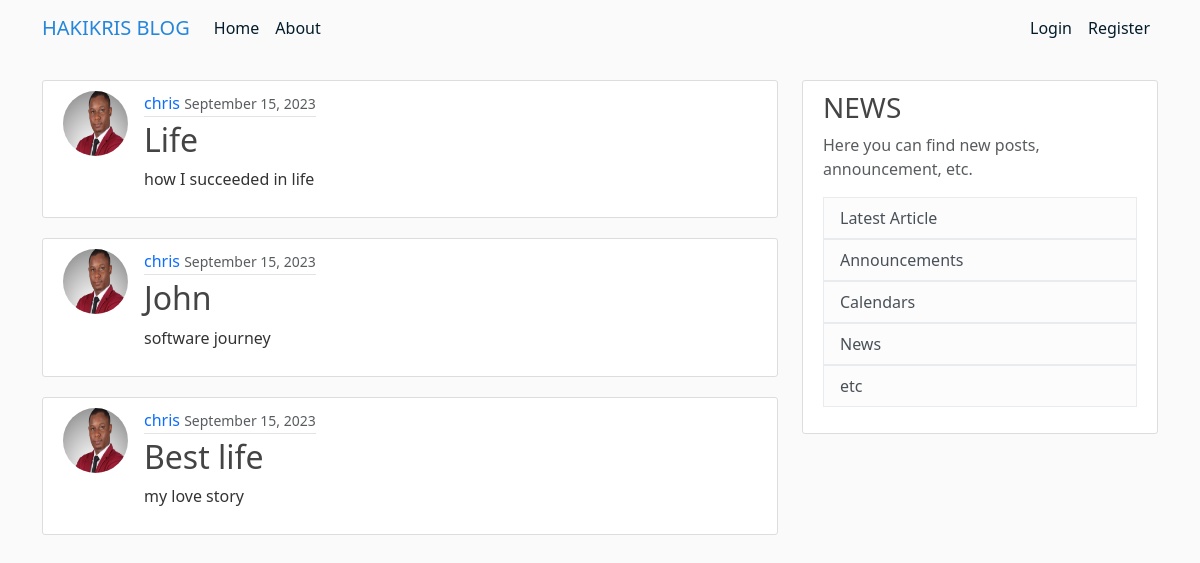
/, run on an earlier commit of the app's database.
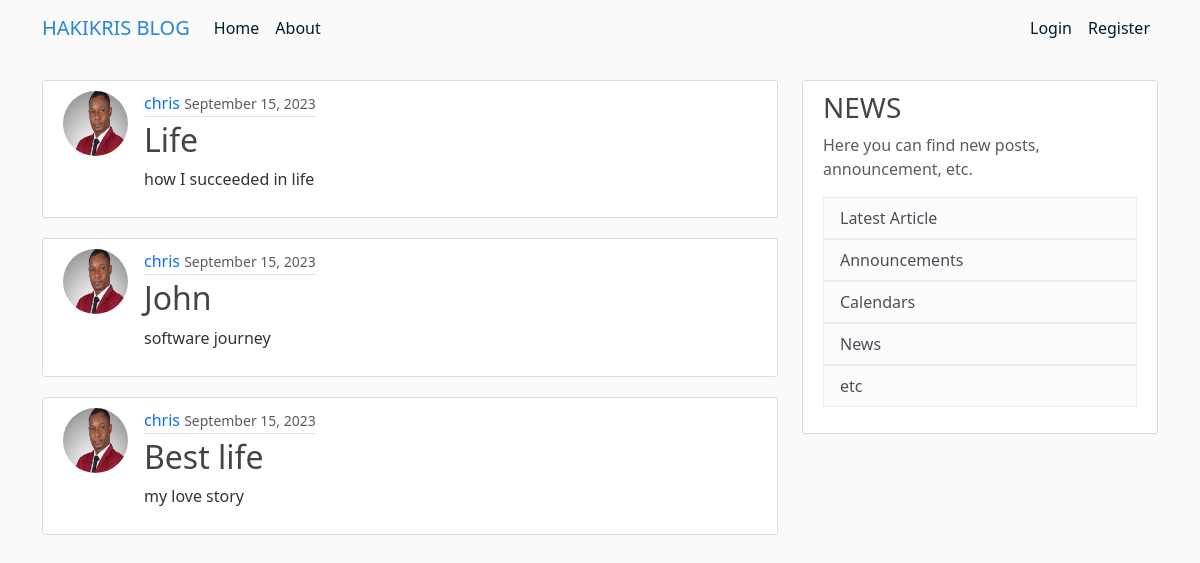
And on a later commit of the database.
### blog/models.py (models this page shows, shortened)
class Post(models.Model):
    title = models.CharField(max_length=100)
    content = models.TextField()
    date_posted = models.DateTimeField(default=timezone.now)
    author = models.ForeignKey(User, on_delete=models.CASCADE)

### users/models.py (models this page shows, shortened)
class Profile(models.Model):
    user = models.OneToOneField(User, on_delete=models.CASCADE )
    image = models.ImageField(default='default.jpg', upload_to='profile_pics')

### blog/views.py (the view)
# urls.py: path('', PostListView.as_view(), name='blog-home'),
class PostListView(ListView):
    model = Post
    template_name = 'blog/home.html'
    context_object_name = 'posts'
    ordering = ['-date_posted']

### blog/templates/blog/home.html
{% extends "blog/base.html" %}
{% block content %}
    {% for post in posts %}
    <article class="media content-section">
      <img class="rounded-circle article-img" src="{{ post.author.profile.image.url }}" alt="">
        <div class="media-body">
          <div class="article-metadata">
            <a class="mr-2" href="#">{{ post.author }}</a>
            <small class="text-muted">{{ post.date_posted|date:"F d, Y" }}</small>
          </div>
          <h2><a class="article-title" href="#">{{ post.title }}</a></h2>
          <p class="article-content">{{ post.content }}</p>
        </div>
      </article>
    {% endfor %}
{% endblock content %}

### blog/templates/blog/base.html (shortened to what this page needs)
<!DOCTYPE html>
<html lang="en">
  <head>
    {% load static %}
    {% load bootstrap5 %}
    {% bootstrap_css %}
    <link  rel="stylesheet" type="text/css" href="{% static 'blog/main.css' %}">
  </head>
  <body>
    <header class="site-header">
      <nav class="navbar navbar-expand-md navbar-dark fixed-top">
        <div class="container">
          <a class="navbar-brand nav-link mr-4" href="{% url 'blog-home' %}">HAKIKRIS BLOG</a>
          <div class="collapse navbar-collapse" id="navbarToggle">
            <div class="navbar-nav mr-auto">
              <a class="nav-item nav-link" href="{% url 'blog-home' %}">Home</a>
              <a class="nav-item nav-link" href="{% url 'blog-about' %}">About</a>
            </div>
            <div class="navbar-nav ms-auto">
              {% if user.is_authenticated %}
              <a class="nav-item nav-link" href="{% url 'profile' %}">Profile</a>
              <a class="nav-item nav-link" href="{% url 'logout' %}">Logout</a>
              {% else %}
              <a class="nav-item nav-link" href="{% url 'login' %}">Login</a>
              <a class="nav-item nav-link" href="{% url 'register' %}">Register</a>
              {% endif %}
            </div>
          </div>
        </div>
      </nav>
    </header>
    <main role="main" class="container">
      <div class="row">
        <div class="col-md-8">
          {% block content %}{% endblock %}
        </div>
        <div class="col-md-4">
          <div class="content-section">
            <h3>NEWS</h3>
            <p class='text-muted'> Here you can find new posts, announcement, etc.
              <ul class="list-group">
                <a href="#"><li class="list-group-item list-group-item-light">Latest Article</li></a>
                <a href="#"><li class="list-group-item list-group-item-light">Announcements</li></a>
                <a href="#"><li class="list-group-item list-group-item-light">Calendars</li></a>
                </a><a href="#"><li class="list-group-item list-group-item-light">News</li></a>
              </a><a href="#"><li class="list-group-item list-group-item-light">etc</li></a>
              </ul>
            </p>
          </div>
        </div>
      </div>
    </main>
  </body>
</html>

### blog/static/blog/main.css (style rules this page uses)
body { background: #fafafa; color: #333333; margin-top: 5rem; }
h1, h2, h3, h4, h5, h6 { color: #444444; }
.media { display: flex; }
ul { margin: 0; }
.navbar-dark .navbar-brand { color: #2586da; }
a { text-decoration: none; }
.site-header .navbar-nav .nav-link { color: #041c2a; }
.content-section { background: #ffffff; padding: 10px 20px; border: 1px solid #dddddd; border-radius: 3px; margin-bottom: 20px; }
.article-title { color: #444444; }
.article-content { white-space: pre-line; }
.article-img { height: 65px; width: 65px; margin-right: 16px; }
.article-metadata { padding-bottom: 1px; margin-bottom: 4px; border-bottom: 1px solid #e3e3e3; }

What changed in the data, as far as the page shows it:
changed through a linked row, Post "Life": author.profile.image: a different picture
changed through a linked row, Post "John": author.profile.image: a different picture
changed through a linked row, Post "Best life": author.profile.image: a different picture
